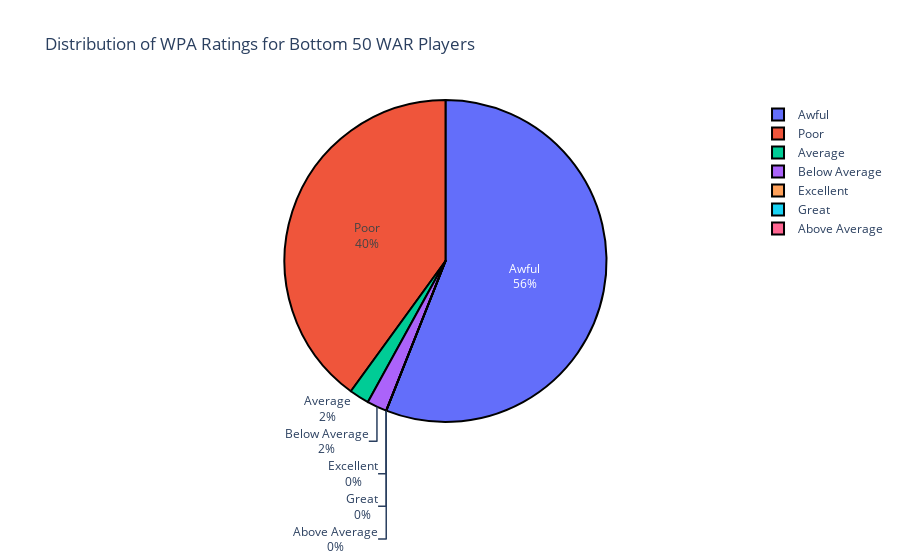

The notebook cell this image was saved under:
### Code cell
import pandas as pd
import plotly.express as px
import os

def get_bottom_50_unique_names(data):
    column_2 = data.iloc[:, 1].rename("Player")  # Column 2 (index 1)
    column_16 = data.iloc[:, 15].rename("WAR")  # Column 16 (index 15)
    combined_data = pd.DataFrame({'Player': column_2, 'WAR': column_16})
    sorted_data = combined_data.sort_values(by='WAR', ascending=True)
    unique_sorted_data = sorted_data.drop_duplicates(subset='Player').reset_index(drop=True)
    bottom_50 = unique_sorted_data.head(50)
    return bottom_50

def find_wpa_for_bottom_50_war(bottom_50_df, filepath):
    data = pd.read_csv(filepath, encoding='latin1')
    column_9 = data.iloc[:, 8].rename("WPA")  # Column 9 (index 8)
    matching_data = pd.DataFrame({'Player': data.iloc[:, 1], 'WPA': column_9}).drop_duplicates(subset='Player')
    matching_rows = bottom_50_df.merge(matching_data, on='Player', how='left')
    return matching_rows

# Define the path to your CSV file
csv_file_path = 'WAR_2023.csv'

# Check if the file exists
if not os.path.exists(csv_file_path):
    raise FileNotFoundError(f"The file '{csv_file_path}' does not exist.")

try:
    # Attempt to read the CSV file with different encodings
    try:
        data = pd.read_csv(csv_file_path, encoding='utf-8')
    except UnicodeDecodeError:
        try:
            data = pd.read_csv(csv_file_path, encoding='latin1')
        except UnicodeDecodeError:
            data = pd.read_csv(csv_file_path, encoding='iso-8859-1')
except Exception as e:
    raise ValueError(f"Error reading the CSV file: {e}")

# Ensure the CSV file has at least 18 columns
if data.shape[1] < 18:
    raise ValueError("The CSV file does not have at least 18 columns.")

# Get the bottom 50 unique WAR players
bottom_50 = get_bottom_50_unique_names(data)

if bottom_50 is not None:
    # Find the WPA for the bottom 50 WAR players in the second CSV
    second_csv_filepath = "WPA_2023.csv"
    matching_rows = find_wpa_for_bottom_50_war(bottom_50, second_csv_filepath)
    
    if matching_rows is not None and not matching_rows.empty:
        # Extract the WPA values
        wpa_values = matching_rows['WPA'].dropna()

        # Categorize the WPA values based on the provided ratings
        def categorize_wpa(wpa):
            if wpa >= 6.0:
                return 'Excellent'
            elif wpa >= 3.0:
                return 'Great'
            elif wpa >= 2.0:
                return 'Above Average'
            elif wpa >= 1.0:
                return 'Average'
            elif wpa >= 0.0:
                return 'Below Average'
            elif wpa >= -1.0:
                return 'Poor'
            else:
                return 'Awful'

        wpa_categories = wpa_values.apply(categorize_wpa)
        wpa_category_counts = wpa_categories.value_counts()

        # Ensure the categories are in the correct order
        categories_order = ['Excellent', 'Great', 'Above Average', 'Average', 'Below Average', 'Poor', 'Awful']
        wpa_category_counts = wpa_category_counts.reindex(categories_order, fill_value=0)

        # Create a DataFrame for the pie chart
        pie_data = pd.DataFrame({'Rating': wpa_category_counts.index, 'Count': wpa_category_counts.values})

        # Create an interactive pie chart using Plotly
        fig_pie = px.pie(pie_data, names='Rating', values='Count', title='Distribution of WPA Ratings for Bottom 50 WAR Players')

        # Update the layout for interactivity
        fig_pie.update_traces(textinfo='percent+label', hoverinfo='label+percent+value', 
                              marker=dict(line=dict(color='#000000', width=2)))

        # Show the pie chart
        fig_pie.show()
    else:
        print("No matching rows found or an error occurred.")
else:
    print("Could not extract bottom 50 names.")

### Figure 1 — Plotly figure (JSON) as saved in the notebook; plotly's stock layout.template omitted (floating-point values rounded to 4 significant figures)
{"data": [{"domain": {"x": [0, 1], "y": [0, 1]}, "hoverinfo": "label+percent+value", "hovertemplate": "Rating=%{label}<br>Count=%{value}<extra></extra>", "labels": ["Excellent", "Great", "Above Average", "Average", "Below Average", "Poor", "Awful"], "legendgroup": "", "marker": {"line": {"color": "#000000", "width": 2}}, "name": "", "showlegend": true, "textinfo": "percent+label", "type": "pie", "values": [0, 0, 0, 1, 1, 20, 28]}], "layout": {"legend": {"tracegroupgap": 0}, "title": {"text": "Distribution of WPA Ratings for Bottom 50 WAR Players"}}}
